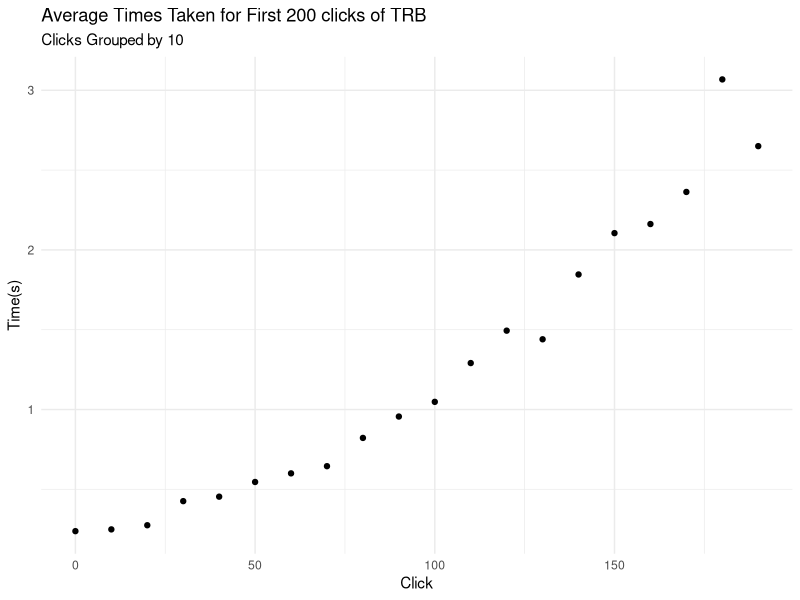

This chart was generated by the following R code:
## ---- chunk 1
knitr::opts_chunk$set(echo = TRUE)
library(tidyverse)
## ---- chunk 2

click_times <- read_csv("../../static/data/2020-09-16-newsroom_clicks.csv")

click_times %>%
  mutate(by10 = (click-1) %/% 10) %>%
  group_by(by10) %>%
  summarise(avg_delay = mean(delay)) %>%
  ggplot() +
  geom_point(aes(x=by10*10, y=avg_delay)) +
  labs(
    title="Average Times Taken for First 200 clicks of TRB",
    subtitle="Clicks Grouped by 10",
    x="Click",
    y="Time(s)" 
  ) +
  theme_minimal()
## ---- chunk 3
read_csv("../../static/data/2020-09-16-link_tib.csv") %>%
  knitr::kable(booktabs=TRUE,
               col.names = "URL")
## ---- chunk 4
results <- read_csv("../../static/data/2020-09-16-results.csv") 

results %>% 
  select(issuer,date,title,plain_text) %>%
  mutate(title = stringr::str_trunc(title, 75),
         plain_text = stringr::str_trunc(plain_text, 75)) %>% 
  knitr::kable(format="html",
               booktabs = TRUE,
               col.names = c("Issuer","Date","Title","Plain Text")) %>%
  kableExtra::column_spec(1, width="12em")
